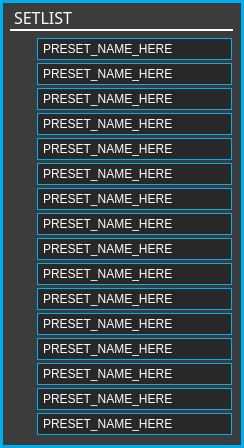
<?xml version="1.0" encoding="UTF-8"?>
<ui version="4.0">
 <class>setlistForm</class>
 <widget class="QWidget" name="setlistForm">
  <property name="geometry">
   <rect>
    <x>0</x>
    <y>0</y>
    <width>244</width>
    <height>448</height>
   </rect>
  </property>
  <property name="minimumSize">
   <size>
    <width>200</width>
    <height>445</height>
   </size>
  </property>
  <property name="maximumSize">
   <size>
    <width>500</width>
    <height>500</height>
   </size>
  </property>
  <property name="windowTitle">
   <string>Setlist</string>
  </property>
  <property name="styleSheet">
   <string notr="true">QWidget
{
	background:	 rgb(60, 60, 60);
	border: 3px solid rgba(0,174,239,255);
}

/* ------- QStackedWidget ---------*/
QStackedWidget
{
	border-left: 2px solid rgb(0,174,239);
	border-right: 2px solid rgb(0,174,239);
}

/* ---------- QLabels ------------*/
QLabel
{
	background:		rgba(0,0,0,0);
	color: 				white;
	font: 				10pt &quot;Futura-Normal&quot;;
	border:				none;
}

QLabel:hover
{
	border:				none;
}  

/* ---------- QCheckBox ------------*/
QCheckBox
{
	font: 10pt &quot;Futura-Normal&quot;;
	background:rgba(0,174,239,0);
	color: white;
	padding:0, 3, 0, 0;
	border: none;
}

QCheckBox:focus
{
	background:rgba(0,174,239,0);
}

/*----------- QComboBox ------------*/
QComboBox
{
	font: 10pt &quot;Futura-Normal&quot;;
	border: 1px solid rgb(0,174,239);
	background: rgb(40, 40, 40);
	color: white;
	padding: 3px 5px 3px 5px
 }

QComboBox QListView
{
	background-color: rgb(40, 40, 40);
	border: transparent;
	font: 10px &quot;Futura-Normal&quot;;
	padding-left: 5px;
	min-width: 100px;
}

QComboBox::item:alternate
{
	background: rgb(90, 90, 90);
}

QComboBox::item:selected
{
	border: 1px solid transparent;
	background: rgb(0,174,239);
}

QComboBox::indicator
{
	background-color: transparent;
	selection-background-color: transparent;
	color: transparent;
	selection-color: white;
}

QComboBox::drop-down
{
	width: 14px;
	height: 1px;
	subcontrol-origin: margin;
	subcontrol-position: right center;
	border-left-width: 0px;
	border-right-width: 0px;
	border-top-width: 0px;
	border-bottom-width: 0px;
}

QComboBox::down-arrow
{
	border: none;
	background: none;
	image: url(:/resources/setlist_combobox_menu_arrows.png)
}

/*-------QToolTip-------*/
QToolTip
{
	font: 10px &quot;Futura-Normal&quot;;
	color: rgb(255, 255, 255);
	background: rgba(40, 40, 40, 140);
	border: 1px solid rgb(120, 120, 120);
	padding: 2px;
	width: 22px;
}</string>
  </property>
  <widget class="QLabel" name="titlelabel">
   <property name="geometry">
    <rect>
     <x>10</x>
     <y>6</y>
     <width>223</width>
     <height>25</height>
    </rect>
   </property>
   <property name="font">
    <font>
     <family>Futura-Normal</family>
     <pointsize>-1</pointsize>
     <weight>50</weight>
     <italic>false</italic>
     <bold>false</bold>
    </font>
   </property>
   <property name="styleSheet">
    <string notr="true">QLabel
	{
		font: 16px;
		font.underline: 1;
		font.letterSpacing: 100;
		border-bottom: 2px solid white;
	}</string>
   </property>
   <property name="text">
    <string>SETLIST</string>
   </property>
  </widget>
  <widget class="QCheckBox" name="enable1">
   <property name="geometry">
    <rect>
     <x>10</x>
     <y>40</y>
     <width>22</width>
     <height>22</height>
    </rect>
   </property>
   <property name="styleSheet">
    <string notr="true">/* ---------- QCheckBox ------------*/
QCheckBox
{
    color: rgba(255,255,255,0);
    font: 10pt &quot;Futura&quot;;
}

QCheckBox::indicator
{
    width: 20px;
    height: 20px;
}

QCheckBox::indicator:unchecked
{
    image: url(:/resources/setlistWindow_enable1_off.png);
}

QCheckBox::indicator:unchecked:hover
{
    image: url(:/resources/setlistWindow_enable1_off.png);
}

QCheckBox::indicator:unchecked:pressed
{
    image: url(:/resources/setlistWindow_enable1_on.png);
}

QCheckBox::indicator:checked
{
    image: url(:/resources/setlistWindow_enable1_on.png);
}

QCheckBox::indicator:checked:pressed
{
    image: url(:/resources/setlistWindow_enable1_off.png);
}

QCheckBox::indicator:unchecked:focus
{
    image: url(:/resources/setlistWindow_enable1_off.png);
}

QCheckBox::indicator:unchecked:pressed:focus
{
    image: url(:/resources/setlistWindow_enable1_on.png);
}

QCheckBox::indicator:checked:focus
{
    image: url(:/resources/setlistWindow_enable1_on.png);
}

QCheckBox::indicator:checked:pressed:focus
{
    image: url(:/resources/setlistWindow_enable1_off.png);
}
</string>
   </property>
   <property name="text">
    <string/>
   </property>
  </widget>
  <widget class="QCheckBox" name="enable2">
   <property name="geometry">
    <rect>
     <x>10</x>
     <y>65</y>
     <width>22</width>
     <height>22</height>
    </rect>
   </property>
   <property name="styleSheet">
    <string notr="true">/* ---------- QCheckBox ------------*/
QCheckBox
{
    color: rgba(255,255,255,0);
    font: 10pt &quot;Futura&quot;;
}

QCheckBox::indicator
{
    width: 20px;
    height: 20px;
}

QCheckBox::indicator:unchecked
{
    image: url(:/resources/setlistWindow_enable2_off.png);
}

QCheckBox::indicator:unchecked:hover
{
    image: url(:/resources/setlistWindow_enable2_off.png);
}

QCheckBox::indicator:unchecked:pressed
{
    image: url(:/resources/setlistWindow_enable2_on.png);
}

QCheckBox::indicator:checked
{
    image: url(:/resources/setlistWindow_enable2_on.png);
}

QCheckBox::indicator:checked:pressed
{
    image: url(:/resources/setlistWindow_enable2_off.png);
}

QCheckBox::indicator:unchecked:focus
{
    image: url(:/resources/setlistWindow_enable2_off.png);
}

QCheckBox::indicator:unchecked:pressed:focus
{
    image: url(:/resources/setlistWindow_enable2_on.png);
}

QCheckBox::indicator:checked:focus
{
    image: url(:/resources/setlistWindow_enable2_on.png);
}

QCheckBox::indicator:checked:pressed:focus
{
    image: url(:/resources/setlistWindow_enable2_off.png);
}
</string>
   </property>
   <property name="text">
    <string/>
   </property>
  </widget>
  <widget class="QCheckBox" name="enable3">
   <property name="geometry">
    <rect>
     <x>10</x>
     <y>90</y>
     <width>22</width>
     <height>22</height>
    </rect>
   </property>
   <property name="styleSheet">
    <string notr="true">/* ---------- QCheckBox ------------*/
QCheckBox
{
    color: rgba(255,255,255,0);
    font: 10pt &quot;Futura&quot;;
}

QCheckBox::indicator
{
    width: 20px;
    height: 20px;
}

QCheckBox::indicator:unchecked
{
    image: url(:/resources/setlistWindow_enable3_off.png);
}

QCheckBox::indicator:unchecked:hover
{
    image: url(:/resources/setlistWindow_enable3_off.png);
}

QCheckBox::indicator:unchecked:pressed
{
    image: url(:/resources/setlistWindow_enable3_on.png);
}

QCheckBox::indicator:checked
{
    image: url(:/resources/setlistWindow_enable3_on.png);
}

QCheckBox::indicator:checked:pressed
{
    image: url(:/resources/setlistWindow_enable3_off.png);
}

QCheckBox::indicator:unchecked:focus
{
    image: url(:/resources/setlistWindow_enable3_off.png);
}

QCheckBox::indicator:unchecked:pressed:focus
{
    image: url(:/resources/setlistWindow_enable3_on.png);
}

QCheckBox::indicator:checked:focus
{
    image: url(:/resources/setlistWindow_enable3_on.png);
}

QCheckBox::indicator:checked:pressed:focus
{
    image: url(:/resources/setlistWindow_enable3_off.png);
}
</string>
   </property>
   <property name="text">
    <string/>
   </property>
  </widget>
  <widget class="QCheckBox" name="enable4">
   <property name="geometry">
    <rect>
     <x>10</x>
     <y>115</y>
     <width>22</width>
     <height>22</height>
    </rect>
   </property>
   <property name="styleSheet">
    <string notr="true">/* ---------- QCheckBox ------------*/
QCheckBox
{
    color: rgba(255,255,255,0);
    font: 10pt &quot;Futura&quot;;
}

QCheckBox::indicator
{
    width: 20px;
    height: 20px;
}

QCheckBox::indicator:unchecked
{
    image: url(:/resources/setlistWindow_enable4_off.png);
}

QCheckBox::indicator:unchecked:hover
{
    image: url(:/resources/setlistWindow_enable4_off.png);
}

QCheckBox::indicator:unchecked:pressed
{
    image: url(:/resources/setlistWindow_enable4_on.png);
}

QCheckBox::indicator:checked
{
    image: url(:/resources/setlistWindow_enable4_on.png);
}

QCheckBox::indicator:checked:pressed
{
    image: url(:/resources/setlistWindow_enable4_off.png);
}

QCheckBox::indicator:unchecked:focus
{
    image: url(:/resources/setlistWindow_enable4_off.png);
}

QCheckBox::indicator:unchecked:pressed:focus
{
    image: url(:/resources/setlistWindow_enable4_on.png);
}

QCheckBox::indicator:checked:focus
{
    image: url(:/resources/setlistWindow_enable4_on.png);
}

QCheckBox::indicator:checked:pressed:focus
{
    image: url(:/resources/setlistWindow_enable4_off.png);
}
</string>
   </property>
   <property name="text">
    <string/>
   </property>
  </widget>
  <widget class="QCheckBox" name="enable5">
   <property name="geometry">
    <rect>
     <x>10</x>
     <y>140</y>
     <width>22</width>
     <height>22</height>
    </rect>
   </property>
   <property name="styleSheet">
    <string notr="true">/* ---------- QCheckBox ------------*/
QCheckBox
{
    color: rgba(255,255,255,0);
    font: 10pt &quot;Futura&quot;;
}

QCheckBox::indicator
{
    width: 20px;
    height: 20px;
}

QCheckBox::indicator:unchecked
{
    image: url(:/resources/setlistWindow_enable5_off.png);
}

QCheckBox::indicator:unchecked:hover
{
    image: url(:/resources/setlistWindow_enable5_off.png);
}

QCheckBox::indicator:unchecked:pressed
{
    image: url(:/resources/setlistWindow_enable5_on.png);
}

QCheckBox::indicator:checked
{
    image: url(:/resources/setlistWindow_enable5_on.png);
}

QCheckBox::indicator:checked:pressed
{
    image: url(:/resources/setlistWindow_enable5_off.png);
}

QCheckBox::indicator:unchecked:focus
{
    image: url(:/resources/setlistWindow_enable5_off.png);
}

QCheckBox::indicator:unchecked:pressed:focus
{
    image: url(:/resources/setlistWindow_enable5_on.png);
}

QCheckBox::indicator:checked:focus
{
    image: url(:/resources/setlistWindow_enable5_on.png);
}

QCheckBox::indicator:checked:pressed:focus
{
    image: url(:/resources/setlistWindow_enable5_off.png);
}
</string>
   </property>
   <property name="text">
    <string/>
   </property>
  </widget>
  <widget class="QCheckBox" name="enable6">
   <property name="geometry">
    <rect>
     <x>10</x>
     <y>165</y>
     <width>22</width>
     <height>22</height>
    </rect>
   </property>
   <property name="styleSheet">
    <string notr="true">/* ---------- QCheckBox ------------*/
QCheckBox
{
    color: rgba(255,255,255,0);
    font: 10pt &quot;Futura&quot;;
}

QCheckBox::indicator
{
    width: 20px;
    height: 20px;
}

QCheckBox::indicator:unchecked
{
    image: url(:/resources/setlistWindow_enable6_off.png);
}

QCheckBox::indicator:unchecked:hover
{
    image: url(:/resources/setlistWindow_enable6_off.png);
}

QCheckBox::indicator:unchecked:pressed
{
    image: url(:/resources/setlistWindow_enable6_on.png);
}

QCheckBox::indicator:checked
{
    image: url(:/resources/setlistWindow_enable6_on.png);
}

QCheckBox::indicator:checked:pressed
{
    image: url(:/resources/setlistWindow_enable6_off.png);
}

QCheckBox::indicator:unchecked:focus
{
    image: url(:/resources/setlistWindow_enable6_off.png);
}

QCheckBox::indicator:unchecked:pressed:focus
{
    image: url(:/resources/setlistWindow_enable6_on.png);
}

QCheckBox::indicator:checked:focus
{
    image: url(:/resources/setlistWindow_enable6_on.png);
}

QCheckBox::indicator:checked:pressed:focus
{
    image: url(:/resources/setlistWindow_enable6_off.png);
}
</string>
   </property>
   <property name="text">
    <string/>
   </property>
  </widget>
  <widget class="QCheckBox" name="enable7">
   <property name="geometry">
    <rect>
     <x>10</x>
     <y>190</y>
     <width>22</width>
     <height>22</height>
    </rect>
   </property>
   <property name="styleSheet">
    <string notr="true">/* ---------- QCheckBox ------------*/
QCheckBox
{
    color: rgba(255,255,255,0);
    font: 10pt &quot;Futura&quot;;
}

QCheckBox::indicator
{
    width: 20px;
    height: 20px;
}

QCheckBox::indicator:unchecked
{
    image: url(:/resources/setlistWindow_enable7_off.png);
}

QCheckBox::indicator:unchecked:hover
{
    image: url(:/resources/setlistWindow_enable7_off.png);
}

QCheckBox::indicator:unchecked:pressed
{
    image: url(:/resources/setlistWindow_enable7_on.png);
}

QCheckBox::indicator:checked
{
    image: url(:/resources/setlistWindow_enable7_on.png);
}

QCheckBox::indicator:checked:pressed
{
    image: url(:/resources/setlistWindow_enable7_off.png);
}

QCheckBox::indicator:unchecked:focus
{
    image: url(:/resources/setlistWindow_enable7_off.png);
}

QCheckBox::indicator:unchecked:pressed:focus
{
    image: url(:/resources/setlistWindow_enable7_on.png);
}

QCheckBox::indicator:checked:focus
{
    image: url(:/resources/setlistWindow_enable7_on.png);
}

QCheckBox::indicator:checked:pressed:focus
{
    image: url(:/resources/setlistWindow_enable7_off.png);
}
</string>
   </property>
   <property name="text">
    <string/>
   </property>
  </widget>
  <widget class="QCheckBox" name="enable8">
   <property name="geometry">
    <rect>
     <x>10</x>
     <y>215</y>
     <width>22</width>
     <height>22</height>
    </rect>
   </property>
   <property name="styleSheet">
    <string notr="true">/* ---------- QCheckBox ------------*/
QCheckBox
{
    color: rgba(255,255,255,0);
    font: 10pt &quot;Futura&quot;;
}

QCheckBox::indicator
{
    width: 20px;
    height: 20px;
}

QCheckBox::indicator:unchecked
{
    image: url(:/resources/setlistWindow_enable8_off.png);
}

QCheckBox::indicator:unchecked:hover
{
    image: url(:/resources/setlistWindow_enable8_off.png);
}

QCheckBox::indicator:unchecked:pressed
{
    image: url(:/resources/setlistWindow_enable8_on.png);
}

QCheckBox::indicator:checked
{
    image: url(:/resources/setlistWindow_enable8_on.png);
}

QCheckBox::indicator:checked:pressed
{
    image: url(:/resources/setlistWindow_enable8_off.png);
}

QCheckBox::indicator:unchecked:focus
{
    image: url(:/resources/setlistWindow_enable8_off.png);
}

QCheckBox::indicator:unchecked:pressed:focus
{
    image: url(:/resources/setlistWindow_enable8_on.png);
}

QCheckBox::indicator:checked:focus
{
    image: url(:/resources/setlistWindow_enable8_on.png);
}

QCheckBox::indicator:checked:pressed:focus
{
    image: url(:/resources/setlistWindow_enable8_off.png);
}
</string>
   </property>
   <property name="text">
    <string/>
   </property>
  </widget>
  <widget class="QCheckBox" name="enable9">
   <property name="geometry">
    <rect>
     <x>10</x>
     <y>240</y>
     <width>22</width>
     <height>22</height>
    </rect>
   </property>
   <property name="styleSheet">
    <string notr="true">/* ---------- QCheckBox ------------*/
QCheckBox
{
    color: rgba(255,255,255,0);
    font: 10pt &quot;Futura&quot;;
}

QCheckBox::indicator
{
    width: 20px;
    height: 20px;
}

QCheckBox::indicator:unchecked
{
    image: url(:/resources/setlistWindow_enable9_off.png);
}

QCheckBox::indicator:unchecked:hover
{
    image: url(:/resources/setlistWindow_enable9_off.png);
}

QCheckBox::indicator:unchecked:pressed
{
    image: url(:/resources/setlistWindow_enable9_on.png);
}

QCheckBox::indicator:checked
{
    image: url(:/resources/setlistWindow_enable9_on.png);
}

QCheckBox::indicator:checked:pressed
{
    image: url(:/resources/setlistWindow_enable9_off.png);
}

QCheckBox::indicator:unchecked:focus
{
    image: url(:/resources/setlistWindow_enable9_off.png);
}

QCheckBox::indicator:unchecked:pressed:focus
{
    image: url(:/resources/setlistWindow_enable9_on.png);
}

QCheckBox::indicator:checked:focus
{
    image: url(:/resources/setlistWindow_enable9_on.png);
}

QCheckBox::indicator:checked:pressed:focus
{
    image: url(:/resources/setlistWindow_enable9_off.png);
}
</string>
   </property>
   <property name="text">
    <string/>
   </property>
  </widget>
  <widget class="QCheckBox" name="enable10">
   <property name="geometry">
    <rect>
     <x>10</x>
     <y>265</y>
     <width>22</width>
     <height>22</height>
    </rect>
   </property>
   <property name="styleSheet">
    <string notr="true">/* ---------- QCheckBox ------------*/
QCheckBox
{
    color: rgba(255,255,255,0);
    font: 10pt &quot;Futura&quot;;
}

QCheckBox::indicator
{
    width: 20px;
    height: 20px;
}

QCheckBox::indicator:unchecked
{
    image: url(:/resources/setlistWindow_enable10_off.png);
}

QCheckBox::indicator:unchecked:hover
{
    image: url(:/resources/setlistWindow_enable10_off.png);
}

QCheckBox::indicator:unchecked:pressed
{
    image: url(:/resources/setlistWindow_enable10_on.png);
}

QCheckBox::indicator:checked
{
    image: url(:/resources/setlistWindow_enable10_on.png);
}

QCheckBox::indicator:checked:pressed
{
    image: url(:/resources/setlistWindow_enable10_off.png);
}

QCheckBox::indicator:unchecked:focus
{
    image: url(:/resources/setlistWindow_enable10_off.png);
}

QCheckBox::indicator:unchecked:pressed:focus
{
    image: url(:/resources/setlistWindow_enable10_on.png);
}

QCheckBox::indicator:checked:focus
{
    image: url(:/resources/setlistWindow_enable10_on.png);
}

QCheckBox::indicator:checked:pressed:focus
{
    image: url(:/resources/setlistWindow_enable10_off.png);
}
</string>
   </property>
   <property name="text">
    <string/>
   </property>
  </widget>
  <widget class="QCheckBox" name="enable11">
   <property name="geometry">
    <rect>
     <x>10</x>
     <y>290</y>
     <width>22</width>
     <height>22</height>
    </rect>
   </property>
   <property name="styleSheet">
    <string notr="true">/* ---------- QCheckBox ------------*/
QCheckBox
{
    color: rgba(255,255,255,0);
    font: 10pt &quot;Futura&quot;;
}

QCheckBox::indicator
{
    width: 20px;
    height: 20px;
}

QCheckBox::indicator:unchecked
{
    image: url(:/resources/setlistWindow_enable11_off.png);
}

QCheckBox::indicator:unchecked:hover
{
    image: url(:/resources/setlistWindow_enable11_off.png);
}

QCheckBox::indicator:unchecked:pressed
{
    image: url(:/resources/setlistWindow_enable11_on.png);
}

QCheckBox::indicator:checked
{
    image: url(:/resources/setlistWindow_enable11_on.png);
}

QCheckBox::indicator:checked:pressed
{
    image: url(:/resources/setlistWindow_enable11_off.png);
}

QCheckBox::indicator:unchecked:focus
{
    image: url(:/resources/setlistWindow_enable11_off.png);
}

QCheckBox::indicator:unchecked:pressed:focus
{
    image: url(:/resources/setlistWindow_enable11_on.png);
}

QCheckBox::indicator:checked:focus
{
    image: url(:/resources/setlistWindow_enable11_on.png);
}

QCheckBox::indicator:checked:pressed:focus
{
    image: url(:/resources/setlistWindow_enable11_off.png);
}
</string>
   </property>
   <property name="text">
    <string/>
   </property>
  </widget>
  <widget class="QCheckBox" name="enable12">
   <property name="geometry">
    <rect>
     <x>10</x>
     <y>315</y>
     <width>22</width>
     <height>22</height>
    </rect>
   </property>
   <property name="styleSheet">
    <string notr="true">/* ---------- QCheckBox ------------*/
QCheckBox
{
    color: rgba(255,255,255,0);
    font: 10pt &quot;Futura&quot;;
}

QCheckBox::indicator
{
    width: 20px;
    height: 20px;
}

QCheckBox::indicator:unchecked
{
    image: url(:/resources/setlistWindow_enable12_off.png);
}

QCheckBox::indicator:unchecked:hover
{
    image: url(:/resources/setlistWindow_enable12_off.png);
}

QCheckBox::indicator:unchecked:pressed
{
    image: url(:/resources/setlistWindow_enable12_on.png);
}

QCheckBox::indicator:checked
{
    image: url(:/resources/setlistWindow_enable12_on.png);
}

QCheckBox::indicator:checked:pressed
{
    image: url(:/resources/setlistWindow_enable12_off.png);
}

QCheckBox::indicator:unchecked:focus
{
    image: url(:/resources/setlistWindow_enable12_off.png);
}

QCheckBox::indicator:unchecked:pressed:focus
{
    image: url(:/resources/setlistWindow_enable12_on.png);
}

QCheckBox::indicator:checked:focus
{
    image: url(:/resources/setlistWindow_enable12_on.png);
}

QCheckBox::indicator:checked:pressed:focus
{
    image: url(:/resources/setlistWindow_enable12_off.png);
}
</string>
   </property>
   <property name="text">
    <string/>
   </property>
  </widget>
  <widget class="QCheckBox" name="enable13">
   <property name="geometry">
    <rect>
     <x>10</x>
     <y>340</y>
     <width>22</width>
     <height>22</height>
    </rect>
   </property>
   <property name="styleSheet">
    <string notr="true">/* ---------- QCheckBox ------------*/
QCheckBox
{
    color: rgba(255,255,255,0);
    font: 10pt &quot;Futura&quot;;
}

QCheckBox::indicator
{
    width: 20px;
    height: 20px;
}

QCheckBox::indicator:unchecked
{
    image: url(:/resources/setlistWindow_enable13_off.png);
}

QCheckBox::indicator:unchecked:hover
{
    image: url(:/resources/setlistWindow_enable13_off.png);
}

QCheckBox::indicator:unchecked:pressed
{
    image: url(:/resources/setlistWindow_enable13_on.png);
}

QCheckBox::indicator:checked
{
    image: url(:/resources/setlistWindow_enable13_on.png);
}

QCheckBox::indicator:checked:pressed
{
    image: url(:/resources/setlistWindow_enable13_off.png);
}

QCheckBox::indicator:unchecked:focus
{
    image: url(:/resources/setlistWindow_enable13_off.png);
}

QCheckBox::indicator:unchecked:pressed:focus
{
    image: url(:/resources/setlistWindow_enable13_on.png);
}

QCheckBox::indicator:checked:focus
{
    image: url(:/resources/setlistWindow_enable13_on.png);
}

QCheckBox::indicator:checked:pressed:focus
{
    image: url(:/resources/setlistWindow_enable13_off.png);
}
</string>
   </property>
   <property name="text">
    <string/>
   </property>
  </widget>
  <widget class="QCheckBox" name="enable14">
   <property name="geometry">
    <rect>
     <x>10</x>
     <y>365</y>
     <width>22</width>
     <height>22</height>
    </rect>
   </property>
   <property name="styleSheet">
    <string notr="true">/* ---------- QCheckBox ------------*/
QCheckBox
{
    color: rgba(255,255,255,0);
    font: 10pt &quot;Futura&quot;;
}

QCheckBox::indicator
{
    width: 20px;
    height: 20px;
}

QCheckBox::indicator:unchecked
{
    image: url(:/resources/setlistWindow_enable14_off.png);
}

QCheckBox::indicator:unchecked:hover
{
    image: url(:/resources/setlistWindow_enable14_off.png);
}

QCheckBox::indicator:unchecked:pressed
{
    image: url(:/resources/setlistWindow_enable14_on.png);
}

QCheckBox::indicator:checked
{
    image: url(:/resources/setlistWindow_enable14_on.png);
}

QCheckBox::indicator:checked:pressed
{
    image: url(:/resources/setlistWindow_enable14_off.png);
}

QCheckBox::indicator:unchecked:focus
{
    image: url(:/resources/setlistWindow_enable14_off.png);
}

QCheckBox::indicator:unchecked:pressed:focus
{
    image: url(:/resources/setlistWindow_enable14_on.png);
}

QCheckBox::indicator:checked:focus
{
    image: url(:/resources/setlistWindow_enable14_on.png);
}

QCheckBox::indicator:checked:pressed:focus
{
    image: url(:/resources/setlistWindow_enable14_off.png);
}
</string>
   </property>
   <property name="text">
    <string/>
   </property>
  </widget>
  <widget class="QCheckBox" name="enable15">
   <property name="geometry">
    <rect>
     <x>10</x>
     <y>390</y>
     <width>22</width>
     <height>22</height>
    </rect>
   </property>
   <property name="styleSheet">
    <string notr="true">/* ---------- QCheckBox ------------*/
QCheckBox
{
    color: rgba(255,255,255,0);
    font: 10pt &quot;Futura&quot;;
}

QCheckBox::indicator
{
    width: 20px;
    height: 20px;
}

QCheckBox::indicator:unchecked
{
    image: url(:/resources/setlistWindow_enable15_off.png);
}

QCheckBox::indicator:unchecked:hover
{
    image: url(:/resources/setlistWindow_enable15_off.png);
}

QCheckBox::indicator:unchecked:pressed
{
    image: url(:/resources/setlistWindow_enable15_on.png);
}

QCheckBox::indicator:checked
{
    image: url(:/resources/setlistWindow_enable15_on.png);
}

QCheckBox::indicator:checked:pressed
{
    image: url(:/resources/setlistWindow_enable15_off.png);
}

QCheckBox::indicator:unchecked:focus
{
    image: url(:/resources/setlistWindow_enable15_off.png);
}

QCheckBox::indicator:unchecked:pressed:focus
{
    image: url(:/resources/setlistWindow_enable15_on.png);
}

QCheckBox::indicator:checked:focus
{
    image: url(:/resources/setlistWindow_enable15_on.png);
}

QCheckBox::indicator:checked:pressed:focus
{
    image: url(:/resources/setlistWindow_enable15_off.png);
}
</string>
   </property>
   <property name="text">
    <string/>
   </property>
  </widget>
  <widget class="QCheckBox" name="enable16">
   <property name="geometry">
    <rect>
     <x>10</x>
     <y>415</y>
     <width>22</width>
     <height>22</height>
    </rect>
   </property>
   <property name="styleSheet">
    <string notr="true">/* ---------- QCheckBox ------------*/
QCheckBox
{
    color: rgba(255,255,255,0);
    font: 10pt &quot;Futura&quot;;
}

QCheckBox::indicator
{
    width: 20px;
    height: 20px;
}

QCheckBox::indicator:unchecked
{
    image: url(:/resources/setlistWindow_enable16_off.png);
}

QCheckBox::indicator:unchecked:hover
{
    image: url(:/resources/setlistWindow_enable16_off.png);
}

QCheckBox::indicator:unchecked:pressed
{
    image: url(:/resources/setlistWindow_enable16_on.png);
}

QCheckBox::indicator:checked
{
    image: url(:/resources/setlistWindow_enable16_on.png);
}

QCheckBox::indicator:checked:pressed
{
    image: url(:/resources/setlistWindow_enable16_off.png);
}

QCheckBox::indicator:unchecked:focus
{
    image: url(:/resources/setlistWindow_enable16_off.png);
}

QCheckBox::indicator:unchecked:pressed:focus
{
    image: url(:/resources/setlistWindow_enable16_on.png);
}

QCheckBox::indicator:checked:focus
{
    image: url(:/resources/setlistWindow_enable16_on.png);
}

QCheckBox::indicator:checked:pressed:focus
{
    image: url(:/resources/setlistWindow_enable16_off.png);
}
</string>
   </property>
   <property name="text">
    <string/>
   </property>
  </widget>
  <widget class="QComboBox" name="setlistmenu1">
   <property name="geometry">
    <rect>
     <x>37</x>
     <y>38</y>
     <width>195</width>
     <height>22</height>
    </rect>
   </property>
   <property name="autoFillBackground">
    <bool>false</bool>
   </property>
   <property name="styleSheet">
    <string notr="true"/>
   </property>
   <property name="editable">
    <bool>false</bool>
   </property>
   <property name="frame">
    <bool>true</bool>
   </property>
   <item>
    <property name="text">
     <string>PRESET_NAME_HERE</string>
    </property>
   </item>
   <item>
    <property name="text">
     <string>1</string>
    </property>
   </item>
   <item>
    <property name="text">
     <string>2</string>
    </property>
   </item>
   <item>
    <property name="text">
     <string>3</string>
    </property>
   </item>
   <item>
    <property name="text">
     <string>4</string>
    </property>
   </item>
   <item>
    <property name="text">
     <string>5</string>
    </property>
   </item>
   <item>
    <property name="text">
     <string>6</string>
    </property>
   </item>
   <item>
    <property name="text">
     <string>7</string>
    </property>
   </item>
   <item>
    <property name="text">
     <string>8</string>
    </property>
   </item>
   <item>
    <property name="text">
     <string>9</string>
    </property>
   </item>
   <item>
    <property name="text">
     <string>10</string>
    </property>
   </item>
  </widget>
  <widget class="QComboBox" name="setlistmenu2">
   <property name="geometry">
    <rect>
     <x>37</x>
     <y>63</y>
     <width>195</width>
     <height>22</height>
    </rect>
   </property>
   <property name="autoFillBackground">
    <bool>false</bool>
   </property>
   <property name="styleSheet">
    <string notr="true"/>
   </property>
   <property name="editable">
    <bool>false</bool>
   </property>
   <property name="frame">
    <bool>true</bool>
   </property>
   <item>
    <property name="text">
     <string>PRESET_NAME_HERE</string>
    </property>
   </item>
   <item>
    <property name="text">
     <string>1</string>
    </property>
   </item>
   <item>
    <property name="text">
     <string>2</string>
    </property>
   </item>
   <item>
    <property name="text">
     <string>3</string>
    </property>
   </item>
   <item>
    <property name="text">
     <string>4</string>
    </property>
   </item>
   <item>
    <property name="text">
     <string>5</string>
    </property>
   </item>
   <item>
    <property name="text">
     <string>6</string>
    </property>
   </item>
   <item>
    <property name="text">
     <string>7</string>
    </property>
   </item>
   <item>
    <property name="text">
     <string>8</string>
    </property>
   </item>
   <item>
    <property name="text">
     <string>9</string>
    </property>
   </item>
   <item>
    <property name="text">
     <string>10</string>
    </property>
   </item>
  </widget>
  <widget class="QComboBox" name="setlistmenu3">
   <property name="geometry">
    <rect>
     <x>37</x>
     <y>88</y>
     <width>195</width>
     <height>22</height>
    </rect>
   </property>
   <property name="autoFillBackground">
    <bool>false</bool>
   </property>
   <property name="styleSheet">
    <string notr="true"/>
   </property>
   <property name="editable">
    <bool>false</bool>
   </property>
   <property name="frame">
    <bool>true</bool>
   </property>
   <item>
    <property name="text">
     <string>PRESET_NAME_HERE</string>
    </property>
   </item>
   <item>
    <property name="text">
     <string>1</string>
    </property>
   </item>
   <item>
    <property name="text">
     <string>2</string>
    </property>
   </item>
   <item>
    <property name="text">
     <string>3</string>
    </property>
   </item>
   <item>
    <property name="text">
     <string>4</string>
    </property>
   </item>
   <item>
    <property name="text">
     <string>5</string>
    </property>
   </item>
   <item>
    <property name="text">
     <string>6</string>
    </property>
   </item>
   <item>
    <property name="text">
     <string>7</string>
    </property>
   </item>
   <item>
    <property name="text">
     <string>8</string>
    </property>
   </item>
   <item>
    <property name="text">
     <string>9</string>
    </property>
   </item>
   <item>
    <property name="text">
     <string>10</string>
    </property>
   </item>
  </widget>
  <widget class="QComboBox" name="setlistmenu4">
   <property name="geometry">
    <rect>
     <x>37</x>
     <y>113</y>
     <width>195</width>
     <height>22</height>
    </rect>
   </property>
   <property name="autoFillBackground">
    <bool>false</bool>
   </property>
   <property name="styleSheet">
    <string notr="true"/>
   </property>
   <property name="editable">
    <bool>false</bool>
   </property>
   <property name="frame">
    <bool>true</bool>
   </property>
   <item>
    <property name="text">
     <string>PRESET_NAME_HERE</string>
    </property>
   </item>
   <item>
    <property name="text">
     <string>1</string>
    </property>
   </item>
   <item>
    <property name="text">
     <string>2</string>
    </property>
   </item>
   <item>
    <property name="text">
     <string>3</string>
    </property>
   </item>
   <item>
    <property name="text">
     <string>4</string>
    </property>
   </item>
   <item>
    <property name="text">
     <string>5</string>
    </property>
   </item>
   <item>
    <property name="text">
     <string>6</string>
    </property>
   </item>
   <item>
    <property name="text">
     <string>7</string>
    </property>
   </item>
   <item>
    <property name="text">
     <string>8</string>
    </property>
   </item>
   <item>
    <property name="text">
     <string>9</string>
    </property>
   </item>
   <item>
    <property name="text">
     <string>10</string>
    </property>
   </item>
  </widget>
  <widget class="QComboBox" name="setlistmenu5">
   <property name="geometry">
    <rect>
     <x>37</x>
     <y>138</y>
     <width>195</width>
     <height>22</height>
    </rect>
   </property>
   <property name="autoFillBackground">
    <bool>false</bool>
   </property>
   <property name="styleSheet">
    <string notr="true"/>
   </property>
   <property name="editable">
    <bool>false</bool>
   </property>
   <property name="frame">
    <bool>true</bool>
   </property>
   <item>
    <property name="text">
     <string>PRESET_NAME_HERE</string>
    </property>
   </item>
   <item>
    <property name="text">
     <string>1</string>
    </property>
   </item>
   <item>
    <property name="text">
     <string>2</string>
    </property>
   </item>
   <item>
    <property name="text">
     <string>3</string>
    </property>
   </item>
   <item>
    <property name="text">
     <string>4</string>
    </property>
   </item>
   <item>
    <property name="text">
     <string>5</string>
    </property>
   </item>
   <item>
    <property name="text">
     <string>6</string>
    </property>
   </item>
   <item>
    <property name="text">
     <string>7</string>
    </property>
   </item>
   <item>
    <property name="text">
     <string>8</string>
    </property>
   </item>
   <item>
    <property name="text">
     <string>9</string>
    </property>
   </item>
   <item>
    <property name="text">
     <string>10</string>
    </property>
   </item>
  </widget>
  <widget class="QComboBox" name="setlistmenu6">
   <property name="geometry">
    <rect>
     <x>37</x>
     <y>163</y>
     <width>195</width>
     <height>22</height>
    </rect>
   </property>
   <property name="autoFillBackground">
    <bool>false</bool>
   </property>
   <property name="styleSheet">
    <string notr="true"/>
   </property>
   <property name="editable">
    <bool>false</bool>
   </property>
   <property name="frame">
    <bool>true</bool>
   </property>
   <item>
    <property name="text">
     <string>PRESET_NAME_HERE</string>
    </property>
   </item>
   <item>
    <property name="text">
     <string>1</string>
    </property>
   </item>
   <item>
    <property name="text">
     <string>2</string>
    </property>
   </item>
   <item>
    <property name="text">
     <string>3</string>
    </property>
   </item>
   <item>
    <property name="text">
     <string>4</string>
    </property>
   </item>
   <item>
    <property name="text">
     <string>5</string>
    </property>
   </item>
   <item>
    <property name="text">
     <string>6</string>
    </property>
   </item>
   <item>
    <property name="text">
     <string>7</string>
    </property>
   </item>
   <item>
    <property name="text">
     <string>8</string>
    </property>
   </item>
   <item>
    <property name="text">
     <string>9</string>
    </property>
   </item>
   <item>
    <property name="text">
     <string>10</string>
    </property>
   </item>
  </widget>
  <widget class="QComboBox" name="setlistmenu7">
   <property name="geometry">
    <rect>
     <x>37</x>
     <y>188</y>
     <width>195</width>
     <height>22</height>
    </rect>
   </property>
   <property name="autoFillBackground">
    <bool>false</bool>
   </property>
   <property name="styleSheet">
    <string notr="true"/>
   </property>
   <property name="editable">
    <bool>false</bool>
   </property>
   <property name="frame">
    <bool>true</bool>
   </property>
   <item>
    <property name="text">
     <string>PRESET_NAME_HERE</string>
    </property>
   </item>
   <item>
    <property name="text">
     <string>1</string>
    </property>
   </item>
   <item>
    <property name="text">
     <string>2</string>
    </property>
   </item>
   <item>
    <property name="text">
     <string>3</string>
    </property>
   </item>
   <item>
    <property name="text">
     <string>4</string>
    </property>
   </item>
   <item>
    <property name="text">
     <string>5</string>
    </property>
   </item>
   <item>
    <property name="text">
     <string>6</string>
    </property>
   </item>
   <item>
    <property name="text">
     <string>7</string>
    </property>
   </item>
   <item>
    <property name="text">
     <string>8</string>
    </property>
   </item>
   <item>
    <property name="text">
     <string>9</string>
    </property>
   </item>
   <item>
    <property name="text">
     <string>10</string>
    </property>
   </item>
  </widget>
  <widget class="QComboBox" name="setlistmenu8">
   <property name="geometry">
    <rect>
     <x>37</x>
     <y>213</y>
     <width>195</width>
     <height>22</height>
    </rect>
   </property>
   <property name="autoFillBackground">
    <bool>false</bool>
   </property>
   <property name="styleSheet">
    <string notr="true"/>
   </property>
   <property name="editable">
    <bool>false</bool>
   </property>
   <property name="frame">
    <bool>true</bool>
   </property>
   <item>
    <property name="text">
     <string>PRESET_NAME_HERE</string>
    </property>
   </item>
   <item>
    <property name="text">
     <string>1</string>
    </property>
   </item>
   <item>
    <property name="text">
     <string>2</string>
    </property>
   </item>
   <item>
    <property name="text">
     <string>3</string>
    </property>
   </item>
   <item>
    <property name="text">
     <string>4</string>
    </property>
   </item>
   <item>
    <property name="text">
     <string>5</string>
    </property>
   </item>
   <item>
    <property name="text">
     <string>6</string>
    </property>
   </item>
   <item>
    <property name="text">
     <string>7</string>
    </property>
   </item>
   <item>
    <property name="text">
     <string>8</string>
    </property>
   </item>
   <item>
    <property name="text">
     <string>9</string>
    </property>
   </item>
   <item>
    <property name="text">
     <string>10</string>
    </property>
   </item>
  </widget>
  <widget class="QComboBox" name="setlistmenu9">
   <property name="geometry">
    <rect>
     <x>37</x>
     <y>238</y>
     <width>195</width>
     <height>22</height>
    </rect>
   </property>
   <property name="autoFillBackground">
    <bool>false</bool>
   </property>
   <property name="styleSheet">
    <string notr="true"/>
   </property>
   <property name="editable">
    <bool>false</bool>
   </property>
   <property name="frame">
    <bool>true</bool>
   </property>
   <item>
    <property name="text">
     <string>PRESET_NAME_HERE</string>
    </property>
   </item>
   <item>
    <property name="text">
     <string>1</string>
    </property>
   </item>
   <item>
    <property name="text">
     <string>2</string>
    </property>
   </item>
   <item>
    <property name="text">
     <string>3</string>
    </property>
   </item>
   <item>
    <property name="text">
     <string>4</string>
    </property>
   </item>
   <item>
    <property name="text">
     <string>5</string>
    </property>
   </item>
   <item>
    <property name="text">
     <string>6</string>
    </property>
   </item>
   <item>
    <property name="text">
     <string>7</string>
    </property>
   </item>
   <item>
    <property name="text">
     <string>8</string>
    </property>
   </item>
   <item>
    <property name="text">
     <string>9</string>
    </property>
   </item>
   <item>
    <property name="text">
     <string>10</string>
    </property>
   </item>
  </widget>
  <widget class="QComboBox" name="setlistmenu10">
   <property name="geometry">
    <rect>
     <x>37</x>
     <y>263</y>
     <width>195</width>
     <height>22</height>
    </rect>
   </property>
   <property name="autoFillBackground">
    <bool>false</bool>
   </property>
   <property name="styleSheet">
    <string notr="true"/>
   </property>
   <property name="editable">
    <bool>false</bool>
   </property>
   <property name="frame">
    <bool>true</bool>
   </property>
   <item>
    <property name="text">
     <string>PRESET_NAME_HERE</string>
    </property>
   </item>
   <item>
    <property name="text">
     <string>1</string>
    </property>
   </item>
   <item>
    <property name="text">
     <string>2</string>
    </property>
   </item>
   <item>
    <property name="text">
     <string>3</string>
    </property>
   </item>
   <item>
    <property name="text">
     <string>4</string>
    </property>
   </item>
   <item>
    <property name="text">
     <string>5</string>
    </property>
   </item>
   <item>
    <property name="text">
     <string>6</string>
    </property>
   </item>
   <item>
    <property name="text">
     <string>7</string>
    </property>
   </item>
   <item>
    <property name="text">
     <string>8</string>
    </property>
   </item>
   <item>
    <property name="text">
     <string>9</string>
    </property>
   </item>
   <item>
    <property name="text">
     <string>10</string>
    </property>
   </item>
  </widget>
  <widget class="QComboBox" name="setlistmenu11">
   <property name="geometry">
    <rect>
     <x>37</x>
     <y>288</y>
     <width>195</width>
     <height>22</height>
    </rect>
   </property>
   <property name="autoFillBackground">
    <bool>false</bool>
   </property>
   <property name="styleSheet">
    <string notr="true"/>
   </property>
   <property name="editable">
    <bool>false</bool>
   </property>
   <property name="frame">
    <bool>true</bool>
   </property>
   <item>
    <property name="text">
     <string>PRESET_NAME_HERE</string>
    </property>
   </item>
   <item>
    <property name="text">
     <string>1</string>
    </property>
   </item>
   <item>
    <property name="text">
     <string>2</string>
    </property>
   </item>
   <item>
    <property name="text">
     <string>3</string>
    </property>
   </item>
   <item>
    <property name="text">
     <string>4</string>
    </property>
   </item>
   <item>
    <property name="text">
     <string>5</string>
    </property>
   </item>
   <item>
    <property name="text">
     <string>6</string>
    </property>
   </item>
   <item>
    <property name="text">
     <string>7</string>
    </property>
   </item>
   <item>
    <property name="text">
     <string>8</string>
    </property>
   </item>
   <item>
    <property name="text">
     <string>9</string>
    </property>
   </item>
   <item>
    <property name="text">
     <string>10</string>
    </property>
   </item>
  </widget>
  <widget class="QComboBox" name="setlistmenu12">
   <property name="geometry">
    <rect>
     <x>37</x>
     <y>313</y>
     <width>195</width>
     <height>22</height>
    </rect>
   </property>
   <property name="autoFillBackground">
    <bool>false</bool>
   </property>
   <property name="styleSheet">
    <string notr="true"/>
   </property>
   <property name="editable">
    <bool>false</bool>
   </property>
   <property name="frame">
    <bool>true</bool>
   </property>
   <item>
    <property name="text">
     <string>PRESET_NAME_HERE</string>
    </property>
   </item>
   <item>
    <property name="text">
     <string>1</string>
    </property>
   </item>
   <item>
    <property name="text">
     <string>2</string>
    </property>
   </item>
   <item>
    <property name="text">
     <string>3</string>
    </property>
   </item>
   <item>
    <property name="text">
     <string>4</string>
    </property>
   </item>
   <item>
    <property name="text">
     <string>5</string>
    </property>
   </item>
   <item>
    <property name="text">
     <string>6</string>
    </property>
   </item>
   <item>
    <property name="text">
     <string>7</string>
    </property>
   </item>
   <item>
    <property name="text">
     <string>8</string>
    </property>
   </item>
   <item>
    <property name="text">
     <string>9</string>
    </property>
   </item>
   <item>
    <property name="text">
     <string>10</string>
    </property>
   </item>
  </widget>
  <widget class="QComboBox" name="setlistmenu13">
   <property name="geometry">
    <rect>
     <x>37</x>
     <y>338</y>
     <width>195</width>
     <height>22</height>
    </rect>
   </property>
   <property name="autoFillBackground">
    <bool>false</bool>
   </property>
   <property name="styleSheet">
    <string notr="true"/>
   </property>
   <property name="editable">
    <bool>false</bool>
   </property>
   <property name="frame">
    <bool>true</bool>
   </property>
   <item>
    <property name="text">
     <string>PRESET_NAME_HERE</string>
    </property>
   </item>
   <item>
    <property name="text">
     <string>1</string>
    </property>
   </item>
   <item>
    <property name="text">
     <string>2</string>
    </property>
   </item>
   <item>
    <property name="text">
     <string>3</string>
    </property>
   </item>
   <item>
    <property name="text">
     <string>4</string>
    </property>
   </item>
   <item>
    <property name="text">
     <string>5</string>
    </property>
   </item>
   <item>
    <property name="text">
     <string>6</string>
    </property>
   </item>
   <item>
    <property name="text">
     <string>7</string>
    </property>
   </item>
   <item>
    <property name="text">
     <string>8</string>
    </property>
   </item>
   <item>
    <property name="text">
     <string>9</string>
    </property>
   </item>
   <item>
    <property name="text">
     <string>10</string>
    </property>
   </item>
  </widget>
  <widget class="QComboBox" name="setlistmenu14">
   <property name="geometry">
    <rect>
     <x>37</x>
     <y>363</y>
     <width>195</width>
     <height>22</height>
    </rect>
   </property>
   <property name="autoFillBackground">
    <bool>false</bool>
   </property>
   <property name="styleSheet">
    <string notr="true"/>
   </property>
   <property name="editable">
    <bool>false</bool>
   </property>
   <property name="frame">
    <bool>true</bool>
   </property>
   <item>
    <property name="text">
     <string>PRESET_NAME_HERE</string>
    </property>
   </item>
   <item>
    <property name="text">
     <string>1</string>
    </property>
   </item>
   <item>
    <property name="text">
     <string>2</string>
    </property>
   </item>
   <item>
    <property name="text">
     <string>3</string>
    </property>
   </item>
   <item>
    <property name="text">
     <string>4</string>
    </property>
   </item>
   <item>
    <property name="text">
     <string>5</string>
    </property>
   </item>
   <item>
    <property name="text">
     <string>6</string>
    </property>
   </item>
   <item>
    <property name="text">
     <string>7</string>
    </property>
   </item>
   <item>
    <property name="text">
     <string>8</string>
    </property>
   </item>
   <item>
    <property name="text">
     <string>9</string>
    </property>
   </item>
   <item>
    <property name="text">
     <string>10</string>
    </property>
   </item>
  </widget>
  <widget class="QComboBox" name="setlistmenu15">
   <property name="geometry">
    <rect>
     <x>37</x>
     <y>388</y>
     <width>195</width>
     <height>22</height>
    </rect>
   </property>
   <property name="autoFillBackground">
    <bool>false</bool>
   </property>
   <property name="styleSheet">
    <string notr="true"/>
   </property>
   <property name="editable">
    <bool>false</bool>
   </property>
   <property name="frame">
    <bool>true</bool>
   </property>
   <item>
    <property name="text">
     <string>PRESET_NAME_HERE</string>
    </property>
   </item>
   <item>
    <property name="text">
     <string>1</string>
    </property>
   </item>
   <item>
    <property name="text">
     <string>2</string>
    </property>
   </item>
   <item>
    <property name="text">
     <string>3</string>
    </property>
   </item>
   <item>
    <property name="text">
     <string>4</string>
    </property>
   </item>
   <item>
    <property name="text">
     <string>5</string>
    </property>
   </item>
   <item>
    <property name="text">
     <string>6</string>
    </property>
   </item>
   <item>
    <property name="text">
     <string>7</string>
    </property>
   </item>
   <item>
    <property name="text">
     <string>8</string>
    </property>
   </item>
   <item>
    <property name="text">
     <string>9</string>
    </property>
   </item>
   <item>
    <property name="text">
     <string>10</string>
    </property>
   </item>
  </widget>
  <widget class="QComboBox" name="setlistmenu16">
   <property name="geometry">
    <rect>
     <x>37</x>
     <y>413</y>
     <width>195</width>
     <height>22</height>
    </rect>
   </property>
   <property name="autoFillBackground">
    <bool>false</bool>
   </property>
   <property name="styleSheet">
    <string notr="true"/>
   </property>
   <property name="editable">
    <bool>false</bool>
   </property>
   <property name="frame">
    <bool>true</bool>
   </property>
   <item>
    <property name="text">
     <string>PRESET_NAME_HERE</string>
    </property>
   </item>
   <item>
    <property name="text">
     <string>1</string>
    </property>
   </item>
   <item>
    <property name="text">
     <string>2</string>
    </property>
   </item>
   <item>
    <property name="text">
     <string>3</string>
    </property>
   </item>
   <item>
    <property name="text">
     <string>4</string>
    </property>
   </item>
   <item>
    <property name="text">
     <string>5</string>
    </property>
   </item>
   <item>
    <property name="text">
     <string>6</string>
    </property>
   </item>
   <item>
    <property name="text">
     <string>7</string>
    </property>
   </item>
   <item>
    <property name="text">
     <string>8</string>
    </property>
   </item>
   <item>
    <property name="text">
     <string>9</string>
    </property>
   </item>
   <item>
    <property name="text">
     <string>10</string>
    </property>
   </item>
  </widget>
 </widget>
 <resources/>
 <connections/>
</ui>
